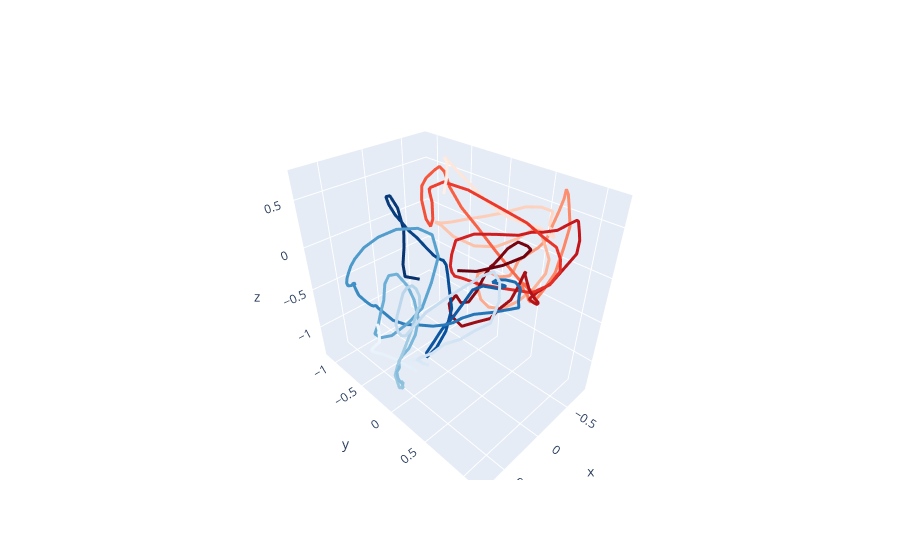

Notebook cell for this chart:
### Code cell
# Plot hidden activity in 3d PCA space
fig = go.Figure([go.Scatter3d(
    x=df['pca_0'], y=df['pca_1'], z=df['pca_2'],
    mode='lines'
) for df in dfs])
figure_adjustments_trace(fig)
for ii in range(2):
    fig.data[ii]['line'] = dict(
        width=6, color=df.loc[:175,'time'],
        colorscale=['Reds_r','Blues_r'][ii],
        cmin=0, cmax=1.75
    )
fig

### Figure 1 — Plotly figure (JSON) as saved in the notebook; plotly's stock layout.template omitted (floating-point values rounded to 4 significant figures; data arrays with more than 128 entries replaced by an {"elided": "..."} marker saying what was removed)
{"data": [{"line": {"cmax": 1.75, "cmin": 0, "color": {"elided": "176 float values"}, "colorscale": [[0, "rgb(103,0,13)"], [0.125, "rgb(165,15,21)"], [0.25, "rgb(203,24,29)"], [0.375, "rgb(239,59,44)"], [0.5, "rgb(251,106,74)"], [0.625, "rgb(252,146,114)"], [0.75, "rgb(252,187,161)"], [0.875, "rgb(254,224,210)"], [1, "rgb(255,245,240)"]], "width": 6}, "mode": "lines", "showlegend": false, "type": "scatter3d", "x": {"elided": "171 float values"}, "y": {"elided": "171 float values"}, "z": {"elided": "171 float values"}}, {"line": {"cmax": 1.75, "cmin": 0, "color": {"elided": "176 float values"}, "colorscale": [[0, "rgb(8,48,107)"], [0.125, "rgb(8,81,156)"], [0.25, "rgb(33,113,181)"], [0.375, "rgb(66,146,198)"], [0.5, "rgb(107,174,214)"], [0.625, "rgb(158,202,225)"], [0.75, "rgb(198,219,239)"], [0.875, "rgb(222,235,247)"], [1, "rgb(247,251,255)"]], "width": 6}, "mode": "lines", "showlegend": false, "type": "scatter3d", "x": {"elided": "171 float values"}, "y": {"elided": "171 float values"}, "z": {"elided": "171 float values"}}], "layout": {}}
